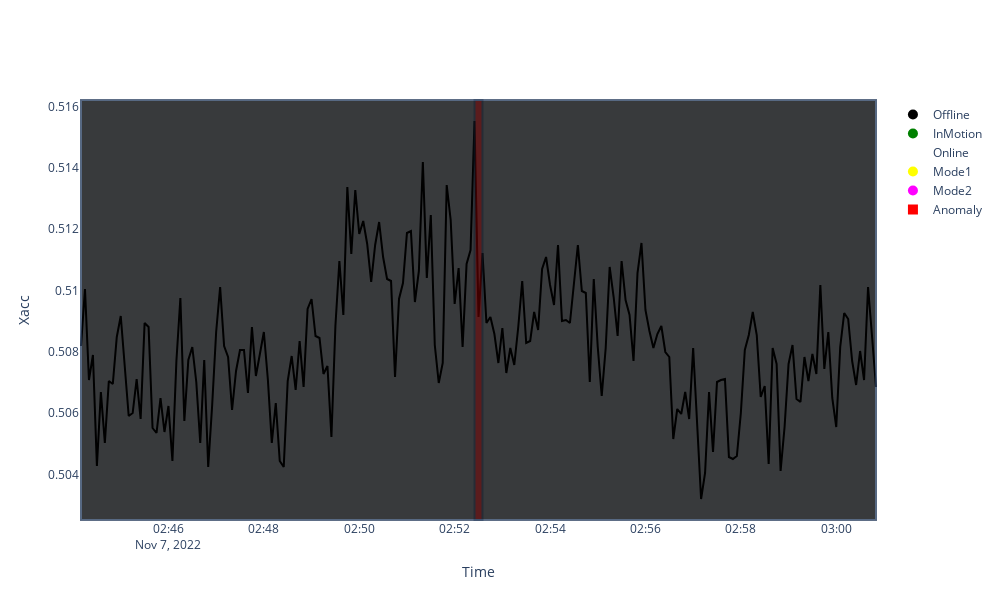
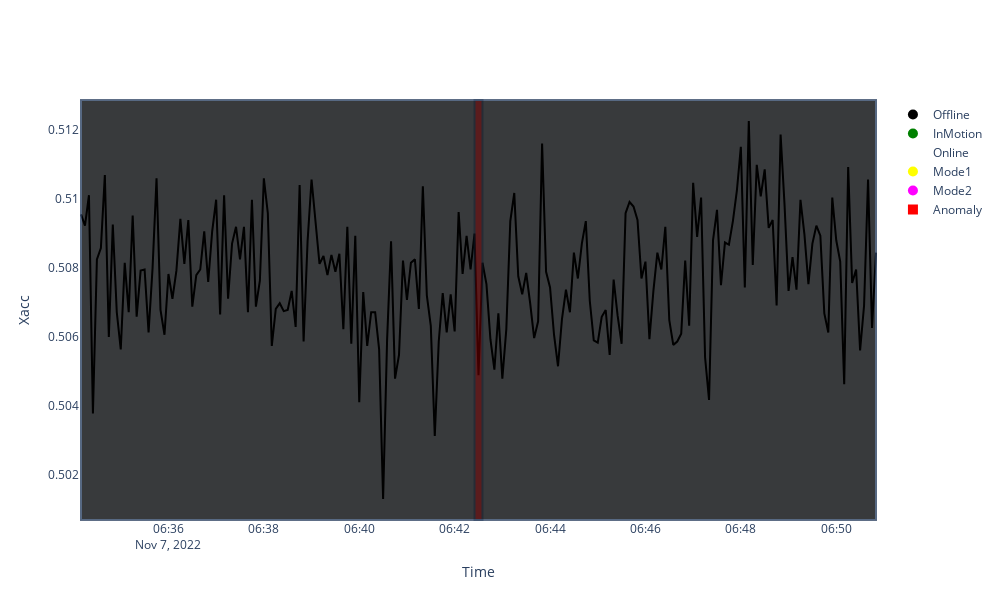
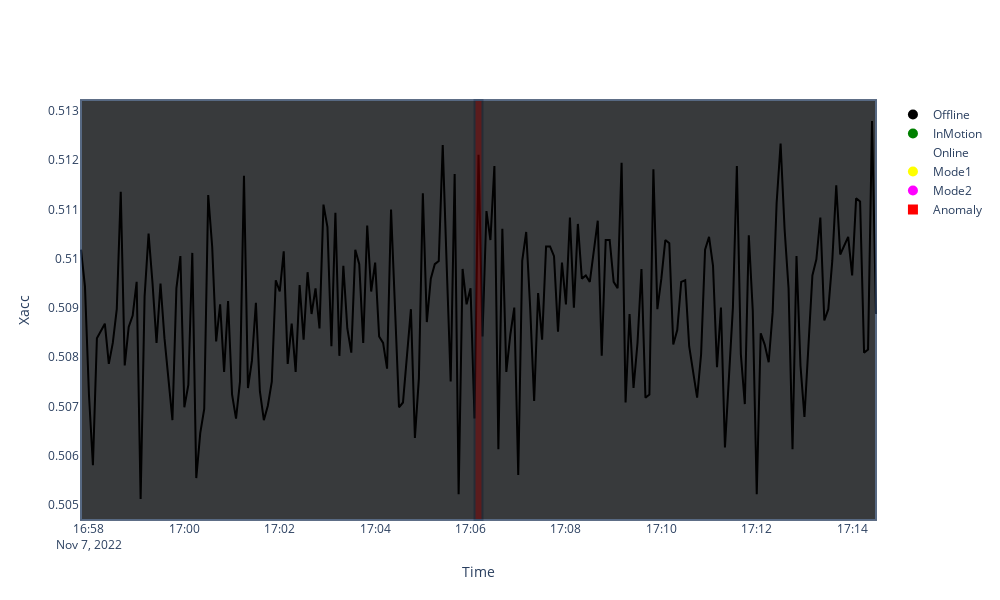
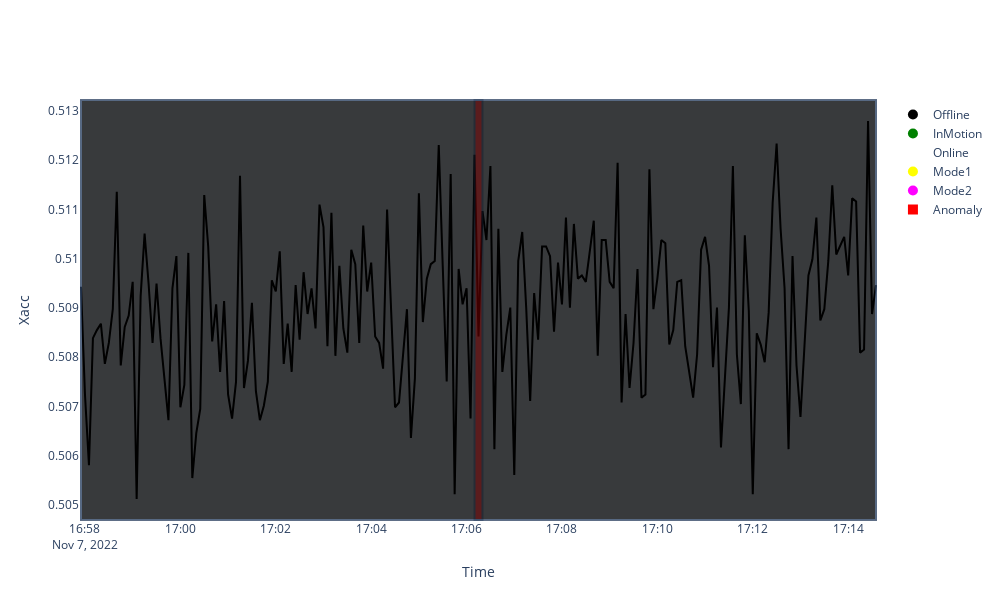

Notebook cell for these charts, in order:
### Code cell
import plotly.express as px
import plotly.graph_objects as go

from sklearn.preprocessing import MinMaxScaler
scaler = MinMaxScaler()
plot_df = pd.DataFrame(scaler.fit_transform(anomaly_data.values), columns=anomaly_data.columns, index=anomaly_data.index)

for set in all_anomalies:
    for i in list(zip(set[0], set[1])):
        anomaly = i[0]

        bg_df = min_maxed.loc[str(min_maxed.iloc[anomaly-100]["Date"]):str(min_maxed.iloc[anomaly+100]["Date"])]
        new_df = plot_df.loc[str(min_maxed.iloc[anomaly-100]["Date"]):str(min_maxed.iloc[anomaly+100]["Date"])]
        new_df.insert(loc=0,column='Date', value=pd.to_datetime(new_df.index))

        line_fig = px.line(new_df, x = 'Date', y = anomaly_data.columns[i[1]])
        line_fig.update_traces(line=dict(color = 'black'))
        fig = go.Figure(data=line_fig.data).update_layout(xaxis_title="Time", yaxis_title=anomaly_data.columns[i[1]])

        bg_df['colors'] = bg_df['states'].map({0:'Offline', 1: 'InMotion', 2: 'Mode2', 3: 'Online', 4:'Mode1'})
        color_map = {"Offline": "black", "InMotion": "Green", "Online": "white", "Mode1": "yellow", "Mode2" : "magenta"}
        
        #start background
        start_mode = str(bg_df.iloc[0]["colors"])
        start_date = str(bg_df.iloc[0]["Date"])

        for index, row in bg_df.iterrows():
            current_mode = row["colors"]
            if current_mode != start_mode:
                fig.add_vrect(x0=start_date, x1=str(row["Date"]), fillcolor=color_map[start_mode], opacity=0.5)
                start_mode = row["colors"]
                start_date = str(row["Date"])

        fig.add_vrect(x0=start_date, x1=str(bg_df.iloc[-1]["Date"]), fillcolor=color_map[start_mode], opacity=0.5)

        #fig.add_vrect(x0=str(useful_data.iloc[anomaly-5].name),x1=str(useful_data.iloc[anomaly-3].name),fillcolor="black", opacity=1)
        #fig.add_vrect(x0=str(useful_data.iloc[anomaly+4].name),x1=str(useful_data.iloc[anomaly+6].name),fillcolor="black", opacity=1)
        fig.add_vrect(x0=str(anomaly_data.iloc[anomaly-1].name),x1=str(anomaly_data.iloc[anomaly+1].name),fillcolor="red", opacity=0.5)
        #end background

        fig.update_layout(xaxis=dict(showgrid=False), yaxis=dict(showgrid=False))
        fig.add_vrect(x0=start_date, x1=str(new_df.iloc[-1]["Date"]), fillcolor=color_map[start_mode], opacity=0.5)
        for state, color in color_map.items():
            fig.add_trace(go.Scatter(x=[None], y=[None],
                                    mode='markers',
                                    marker=dict(size=10, color=color),
                                    name=state))
        fig.add_trace(go.Scatter(x=[None], y=[None], mode='markers', marker=dict(size=10, color='Red', symbol='square'), name = 'Anomaly'))

        #end background
        fig.update_layout(
            height=600,
            width=1000
        )
        fig.show()
        #fig.write_image(f"pics/ae/anomaly_{anomaly_data.columns[i[1]]}_{(anomaly_data.iloc[anomaly].name).strftime('%Y_%m_%d-%I_%M_%S')}.jpg", width=1920, height=0.75*1080)

### Figure 1 — Plotly figure (JSON) as saved in the notebook; plotly's stock layout.template omitted (floating-point values rounded to 4 significant figures; data arrays with more than 128 entries replaced by an {"elided": "..."} marker saying what was removed)
{"data": [{"hovertemplate": "Date=%{x}<br>Xacc=%{y}<extra></extra>", "legendgroup": "", "line": {"color": "black", "dash": "solid"}, "marker": {"symbol": "circle"}, "mode": "lines", "name": "", "orientation": "v", "showlegend": false, "type": "scatter", "x": {"elided": "201 str values"}, "xaxis": "x", "y": {"elided": "201 float values"}, "yaxis": "y"}, {"marker": {"color": "black", "size": 10}, "mode": "markers", "name": "Offline", "type": "scatter", "x": [null], "y": [null]}, {"marker": {"color": "Green", "size": 10}, "mode": "markers", "name": "InMotion", "type": "scatter", "x": [null], "y": [null]}, {"marker": {"color": "white", "size": 10}, "mode": "markers", "name": "Online", "type": "scatter", "x": [null], "y": [null]}, {"marker": {"color": "yellow", "size": 10}, "mode": "markers", "name": "Mode1", "type": "scatter", "x": [null], "y": [null]}, {"marker": {"color": "magenta", "size": 10}, "mode": "markers", "name": "Mode2", "type": "scatter", "x": [null], "y": [null]}, {"marker": {"color": "Red", "size": 10, "symbol": "square"}, "mode": "markers", "name": "Anomaly", "type": "scatter", "x": [null], "y": [null]}], "layout": {"height": 600, "shapes": [{"fillcolor": "black", "opacity": 0.5, "type": "rect", "x0": "2022-11-07 02:44:10", "x1": "2022-11-07 03:00:50", "xref": "x", "y0": 0, "y1": 1, "yref": "y domain"}, {"fillcolor": "red", "opacity": 0.5, "type": "rect", "x0": "2022-11-07 02:52:25", "x1": "2022-11-07 02:52:35", "xref": "x", "y0": 0, "y1": 1, "yref": "y domain"}, {"fillcolor": "black", "opacity": 0.5, "type": "rect", "x0": "2022-11-07 02:44:10", "x1": "2022-11-07 03:00:50", "xref": "x", "y0": 0, "y1": 1, "yref": "y domain"}], "width": 1000, "xaxis": {"showgrid": false, "title": {"text": "Time"}}, "yaxis": {"showgrid": false, "title": {"text": "Xacc"}}}}

### Figure 2 — Plotly figure (JSON) as saved in the notebook; plotly's stock layout.template omitted (floating-point values rounded to 4 significant figures; data arrays with more than 128 entries replaced by an {"elided": "..."} marker saying what was removed)
{"data": [{"hovertemplate": "Date=%{x}<br>Xacc=%{y}<extra></extra>", "legendgroup": "", "line": {"color": "black", "dash": "solid"}, "marker": {"symbol": "circle"}, "mode": "lines", "name": "", "orientation": "v", "showlegend": false, "type": "scatter", "x": {"elided": "201 str values"}, "xaxis": "x", "y": {"elided": "201 float values"}, "yaxis": "y"}, {"marker": {"color": "black", "size": 10}, "mode": "markers", "name": "Offline", "type": "scatter", "x": [null], "y": [null]}, {"marker": {"color": "Green", "size": 10}, "mode": "markers", "name": "InMotion", "type": "scatter", "x": [null], "y": [null]}, {"marker": {"color": "white", "size": 10}, "mode": "markers", "name": "Online", "type": "scatter", "x": [null], "y": [null]}, {"marker": {"color": "yellow", "size": 10}, "mode": "markers", "name": "Mode1", "type": "scatter", "x": [null], "y": [null]}, {"marker": {"color": "magenta", "size": 10}, "mode": "markers", "name": "Mode2", "type": "scatter", "x": [null], "y": [null]}, {"marker": {"color": "Red", "size": 10, "symbol": "square"}, "mode": "markers", "name": "Anomaly", "type": "scatter", "x": [null], "y": [null]}], "layout": {"height": 600, "shapes": [{"fillcolor": "black", "opacity": 0.5, "type": "rect", "x0": "2022-11-07 06:34:10", "x1": "2022-11-07 06:50:50", "xref": "x", "y0": 0, "y1": 1, "yref": "y domain"}, {"fillcolor": "red", "opacity": 0.5, "type": "rect", "x0": "2022-11-07 06:42:25", "x1": "2022-11-07 06:42:35", "xref": "x", "y0": 0, "y1": 1, "yref": "y domain"}, {"fillcolor": "black", "opacity": 0.5, "type": "rect", "x0": "2022-11-07 06:34:10", "x1": "2022-11-07 06:50:50", "xref": "x", "y0": 0, "y1": 1, "yref": "y domain"}], "width": 1000, "xaxis": {"showgrid": false, "title": {"text": "Time"}}, "yaxis": {"showgrid": false, "title": {"text": "Xacc"}}}}

### Figure 3 — Plotly figure (JSON) as saved in the notebook; plotly's stock layout.template omitted (floating-point values rounded to 4 significant figures; data arrays with more than 128 entries replaced by an {"elided": "..."} marker saying what was removed)
{"data": [{"hovertemplate": "Date=%{x}<br>Xacc=%{y}<extra></extra>", "legendgroup": "", "line": {"color": "black", "dash": "solid"}, "marker": {"symbol": "circle"}, "mode": "lines", "name": "", "orientation": "v", "showlegend": false, "type": "scatter", "x": {"elided": "201 str values"}, "xaxis": "x", "y": {"elided": "201 float values"}, "yaxis": "y"}, {"marker": {"color": "black", "size": 10}, "mode": "markers", "name": "Offline", "type": "scatter", "x": [null], "y": [null]}, {"marker": {"color": "Green", "size": 10}, "mode": "markers", "name": "InMotion", "type": "scatter", "x": [null], "y": [null]}, {"marker": {"color": "white", "size": 10}, "mode": "markers", "name": "Online", "type": "scatter", "x": [null], "y": [null]}, {"marker": {"color": "yellow", "size": 10}, "mode": "markers", "name": "Mode1", "type": "scatter", "x": [null], "y": [null]}, {"marker": {"color": "magenta", "size": 10}, "mode": "markers", "name": "Mode2", "type": "scatter", "x": [null], "y": [null]}, {"marker": {"color": "Red", "size": 10, "symbol": "square"}, "mode": "markers", "name": "Anomaly", "type": "scatter", "x": [null], "y": [null]}], "layout": {"height": 600, "shapes": [{"fillcolor": "black", "opacity": 0.5, "type": "rect", "x0": "2022-11-07 16:57:50", "x1": "2022-11-07 17:14:30", "xref": "x", "y0": 0, "y1": 1, "yref": "y domain"}, {"fillcolor": "red", "opacity": 0.5, "type": "rect", "x0": "2022-11-07 17:06:05", "x1": "2022-11-07 17:06:15", "xref": "x", "y0": 0, "y1": 1, "yref": "y domain"}, {"fillcolor": "black", "opacity": 0.5, "type": "rect", "x0": "2022-11-07 16:57:50", "x1": "2022-11-07 17:14:30", "xref": "x", "y0": 0, "y1": 1, "yref": "y domain"}], "width": 1000, "xaxis": {"showgrid": false, "title": {"text": "Time"}}, "yaxis": {"showgrid": false, "title": {"text": "Xacc"}}}}

### Figure 4 — Plotly figure (JSON) as saved in the notebook; plotly's stock layout.template omitted (floating-point values rounded to 4 significant figures; data arrays with more than 128 entries replaced by an {"elided": "..."} marker saying what was removed)
{"data": [{"hovertemplate": "Date=%{x}<br>Xacc=%{y}<extra></extra>", "legendgroup": "", "line": {"color": "black", "dash": "solid"}, "marker": {"symbol": "circle"}, "mode": "lines", "name": "", "orientation": "v", "showlegend": false, "type": "scatter", "x": {"elided": "201 str values"}, "xaxis": "x", "y": {"elided": "201 float values"}, "yaxis": "y"}, {"marker": {"color": "black", "size": 10}, "mode": "markers", "name": "Offline", "type": "scatter", "x": [null], "y": [null]}, {"marker": {"color": "Green", "size": 10}, "mode": "markers", "name": "InMotion", "type": "scatter", "x": [null], "y": [null]}, {"marker": {"color": "white", "size": 10}, "mode": "markers", "name": "Online", "type": "scatter", "x": [null], "y": [null]}, {"marker": {"color": "yellow", "size": 10}, "mode": "markers", "name": "Mode1", "type": "scatter", "x": [null], "y": [null]}, {"marker": {"color": "magenta", "size": 10}, "mode": "markers", "name": "Mode2", "type": "scatter", "x": [null], "y": [null]}, {"marker": {"color": "Red", "size": 10, "symbol": "square"}, "mode": "markers", "name": "Anomaly", "type": "scatter", "x": [null], "y": [null]}], "layout": {"height": 600, "shapes": [{"fillcolor": "black", "opacity": 0.5, "type": "rect", "x0": "2022-11-07 16:57:55", "x1": "2022-11-07 17:14:35", "xref": "x", "y0": 0, "y1": 1, "yref": "y domain"}, {"fillcolor": "red", "opacity": 0.5, "type": "rect", "x0": "2022-11-07 17:06:10", "x1": "2022-11-07 17:06:20", "xref": "x", "y0": 0, "y1": 1, "yref": "y domain"}, {"fillcolor": "black", "opacity": 0.5, "type": "rect", "x0": "2022-11-07 16:57:55", "x1": "2022-11-07 17:14:35", "xref": "x", "y0": 0, "y1": 1, "yref": "y domain"}], "width": 1000, "xaxis": {"showgrid": false, "title": {"text": "Time"}}, "yaxis": {"showgrid": false, "title": {"text": "Xacc"}}}}
